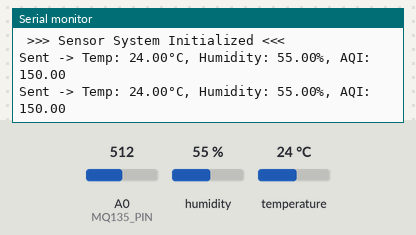
Bench run of a sketch on a simulated Arduino Uno, built with avr-gcc and run on an emulated ATmega328P. Shown: the last lines printed to the serial monitor. The test bench sets the inputs (shaded band); at power-on: humidity 55 %, A0 (MQ135_PIN) = 512, temperature 24 °C.

Above: at 4.2 s.
4.3 s: humidity set to 22 %
At 5.7 s:
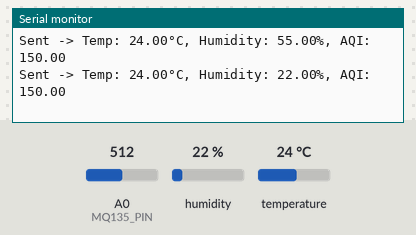
5.8 s: A0 (MQ135_PIN) set to 716
At 7.1 s:
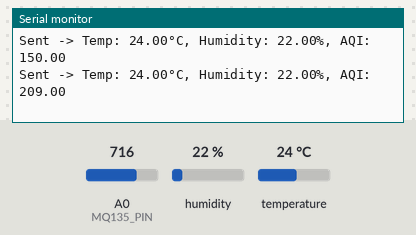
7.3 s: temperature set to 12 °C
At 8.3 s:
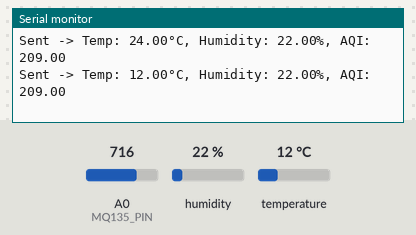
8.8 s: A0 (MQ135_PIN) set to 900
At 10.1 s:
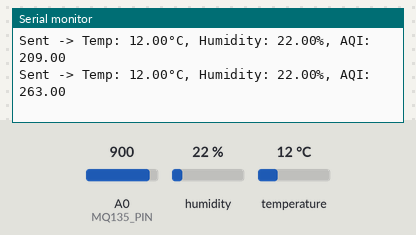
10.3 s: humidity set to 40 %
At 11.4 s:
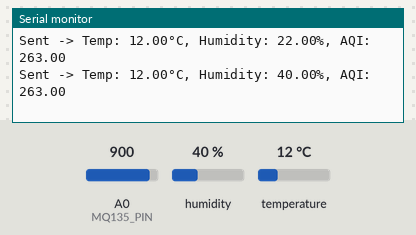
Timing chart, 0 to 12.8 s (numbered marks = the images above; inputs shaded):
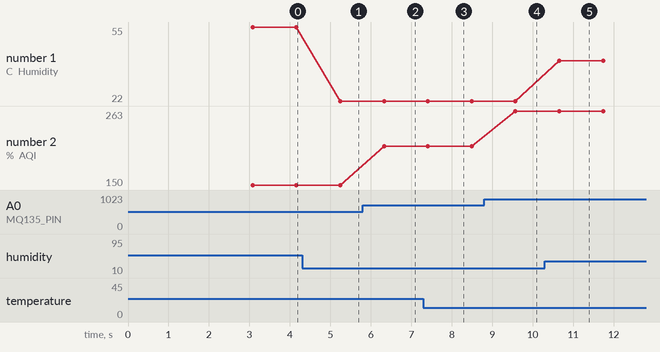

Measured:
- after the input at 4.3 s, the serial monitor: prints a new line after 0.94 s (image 1)
- after the input at 5.8 s, the serial monitor: prints a new line after 0.53 s (image 2)
- after the input at 7.3 s, the serial monitor: prints a new line after 0.11 s (image 3)
- after the input at 8.8 s, the serial monitor: prints a new line after 0.77 s (image 4)
- after the input at 10.3 s, the serial monitor: prints a new line after 0.36 s (image 5)
- plotted number 1: 55 → 22 after the input at 4.3 s, 22 → 40 after the input at 10.3 s
- plotted number 2: 150 → 209 after the input at 5.8 s, 209 → 263 after the input at 8.8 s

The sketch:

sensors_data.ino
```cpp
#include <AM2302-Sensor.h>
#include <SoftwareSerial.h>
#include <ArduinoJson.h>

// Define Pins
#define DHTPIN 7       // AM2302(DHT22) sensor pin
#define DHTTYPE DHT22  // Define AM2302 type
#define MQ135_PIN A0   // MQ-135 sensor pin

AM2302::AM2302_Sensor am2302{DHTPIN};
SoftwareSerial nodemcu(5, 6);

void setup() {
    Serial.begin(115200);
    nodemcu.begin(9600);

    Serial.println(F("\n >>> Sensor System Initialized <<<\n"));

    if (am2302.begin()) {
        delay(3000);
    } else {
        Serial.println("Error: Sensor check failed! Check connections.");
        while (true) delay(10000);
    }
}

void loop() {
    // Read Temperature & Humidity
    auto status = am2302.read();
    float temperature = am2302.get_Temperature();
    float humidity = am2302.get_Humidity();

    // Read MQ-135 (Air Quality)
    int rawValue = analogRead(MQ135_PIN);
    float normalized_gas = map(rawValue, 0, 1023, 0, 300);  // Scale to AQI

    // Adjust AQI using Temperature & Humidity
    float temp_factor = (temperature > 35) ? (temperature - 35) * 0.5 : 0;
    float humidity_factor = (humidity > 60) ? (humidity - 60) * 0.3 : 0;

    // Compute Final AQI
    float airQualityIndex = normalized_gas + temp_factor + humidity_factor;
    airQualityIndex = constrain(airQualityIndex, 0, 300); // Ensure valid range

    // Create JSON Object
    DynamicJsonDocument doc(1024);
    JsonObject data = doc.to<JsonObject>();

    data["temperature"] = temperature;
    data["humidity"] = humidity;
    data["air_quality"] = airQualityIndex;

    // Send JSON to ESP8266
    serializeJson(data, nodemcu);

    // Display in Serial Monitor
    Serial.print("Sent -> Temp: "); Serial.print(temperature); Serial.print("°C, ");
    Serial.print("Humidity: "); Serial.print(humidity); Serial.print("%, ");
    Serial.print("AQI: "); Serial.println(airQualityIndex);

    doc.clear();
    delay(1000);
}
```
